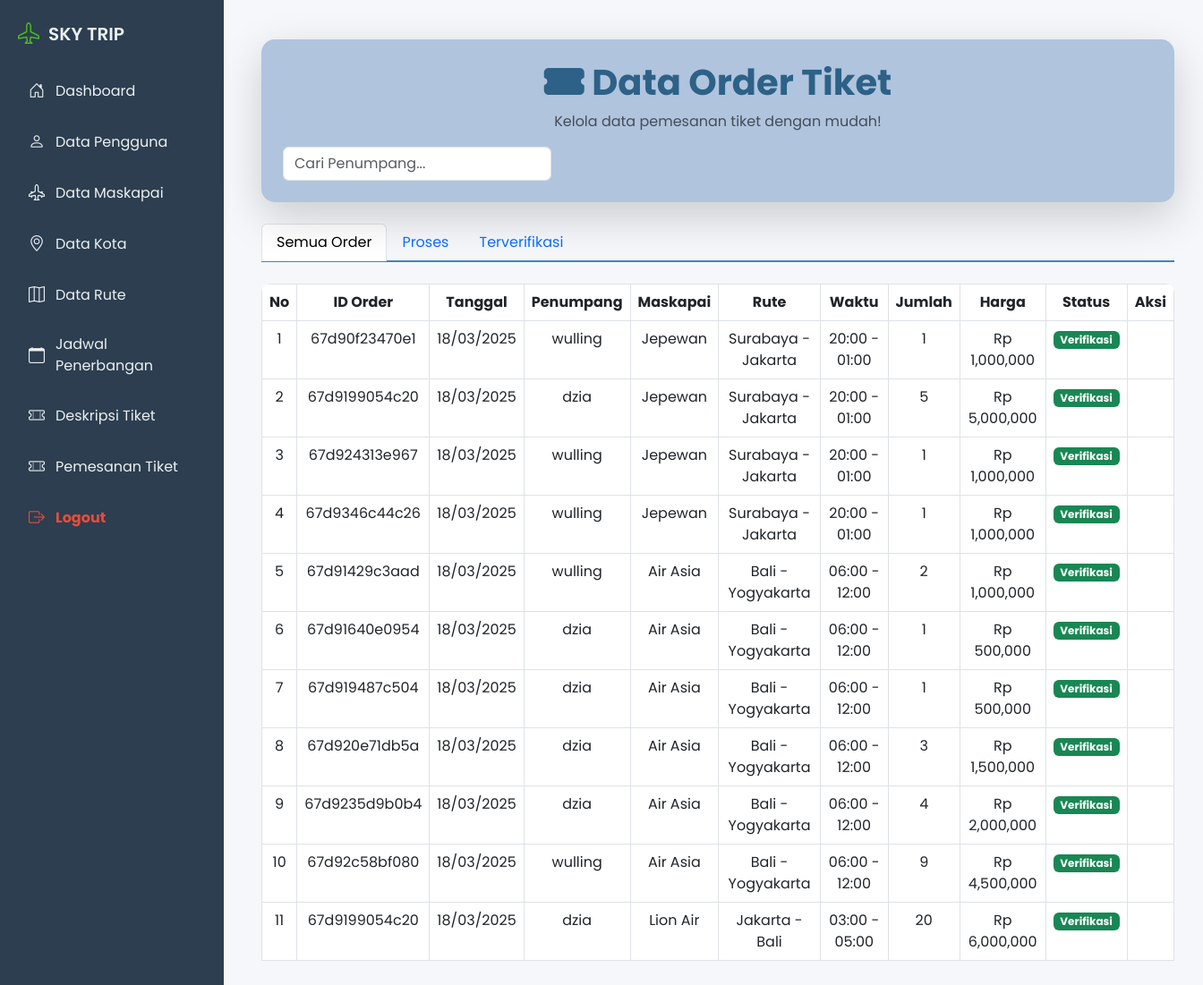
Screenshot of /admin/order/index.php (signed in) with the database file from the repository.
### tables this page shows
CREATE TABLE `order_tiket` (
  `id_order` varchar(20) NOT NULL,
  `tanggal_transaksi` date NOT NULL,
  `struk` varchar(100) NOT NULL,
  `status` enum('verifikasi','proses') DEFAULT NULL
);

CREATE TABLE `user` (
  `id_user` int(11) NOT NULL,
  `username` varchar(100) NOT NULL,
  `email` varchar(100) NOT NULL,
  `password` varchar(255) NOT NULL,
  `roles` enum('Admin','Petugas','Penumpang') NOT NULL
);

CREATE TABLE `maskapai` (
  `id_maskapai` int(11) NOT NULL,
  `logo_maskapai` text DEFAULT NULL,
  `nama_maskapai` varchar(50) NOT NULL
);

CREATE TABLE `rute` (
  `id_rute` int(11) NOT NULL,
  `id_maskapai` int(11) NOT NULL,
  `rute_asal` varchar(100) NOT NULL,
  `rute_tujuan` varchar(100) NOT NULL,
  `tanggal_pergi` date NOT NULL
);

CREATE TABLE `jadwal_penerbangan` (
  `id_jadwal` int(11) NOT NULL,
  `id_rute` int(11) NOT NULL,
  `waktu_berangkat` time NOT NULL,
  `waktu_tiba` time NOT NULL,
  `harga` int(11) NOT NULL,
  `kapasitas_kursi` int(11) DEFAULT NULL
);

CREATE TABLE `order_detail` (
  `id_order_detail` int(11) NOT NULL,
  `id_user` int(11) NOT NULL,
  `id_penerbangan` int(11) NOT NULL,
  `id_order` varchar(20) NOT NULL,
  `jumlah_tiket` int(11) NOT NULL,
  `total_harga` int(11) NOT NULL
);

### admin/order/functions.php (called while the page is built, shortened)
<?php
 require '../../koneksi.php';
 function query($query) {
     global $conn;
     $rows = [];
     $result = mysqli_query($conn, $query);
     while($row = mysqli_fetch_assoc($result)){
         $rows[] = $row;
     }
     return $rows;
 }

### admin/order/index.php (the view, shortened to what this page needs)
<?php
require 'functions.php';
require '../../layouts/sidebar_admin.php';
$active_tab = isset($_GET['tab']) ? $_GET['tab'] : 'all';
$where_clause = "WHERE 1=1";
$query = "SELECT
    ot.id_order,
    ot.tanggal_transaksi,
    ot.status,
    od.jumlah_tiket,
    od.total_harga,
    u.username as nama_penumpang,
    jp.waktu_berangkat,
    jp.waktu_tiba,
    r.rute_asal,
    r.rute_tujuan,
    r.tanggal_pergi,
    m.nama_maskapai,
    m.logo_maskapai
FROM order_tiket ot
INNER JOIN order_detail od ON ot.id_order = od.id_order
INNER JOIN user u ON od.id_user = u.id_user
INNER JOIN jadwal_penerbangan jp ON od.id_penerbangan = jp.id_jadwal
INNER JOIN rute r ON jp.id_rute = r.id_rute
INNER JOIN maskapai m ON r.id_maskapai = m.id_maskapai
$where_clause
ORDER BY ot.tanggal_transaksi DESC";
$orders = query($query);
?>
<!DOCTYPE html>
<html lang="id">
<head>
    <link href="https://cdn.jsdelivr.net/npm/bootstrap@5.3.0/dist/css/bootstrap.min.css" rel="stylesheet">
    <link rel="stylesheet" href="https://cdnjs.cloudflare.com/ajax/libs/font-awesome/6.4.0/css/all.min.css">
</head>
<body>
    <?php include '../../layouts/sidebar_admin.php'; ?>
    <div class="content">
        <div class="container mt-4">
            <div class="card p-4 shadow-lg">
                <h1 class="text-title text-center"><i class="fa fa-ticket-alt"></i> Data Order Tiket</h1>
                <p class="text-center text-muted">Kelola data pemesanan tiket dengan mudah!</p>
                <div class="d-flex justify-content-between">
                    <input type="text" id="search" class="form-control search-box" placeholder="Cari Penumpang...">
                </div>
            </div>
            <ul class="nav nav-tabs mt-4">
                <li class="nav-item">
                    <a class="nav-link <?= $active_tab === 'all' ? 'active' : '' ?>" href="?tab=all">Semua Order</a>
                </li>
                <li class="nav-item">
                    <a class="nav-link <?= $active_tab === 'proses' ? 'active' : '' ?>" href="?tab=proses">Proses</a>
                </li>
                <li class="nav-item">
                    <a class="nav-link <?= $active_tab === 'terverifikasi' ? 'active' : '' ?>" href="?tab=terverifikasi">Terverifikasi</a>
                </li>
            </ul>
            <div class="table-container mt-4">
                <table class="table table-bordered text-center" id="dataTable">
                    <thead>
                        <tr>
                            <th>No</th>
                            <th>ID Order</th>
                            <th>Tanggal</th>
                            <th>Penumpang</th>
                            <th>Maskapai</th>
                            <th>Rute</th>
                            <th>Waktu</th>
                            <th>Jumlah</th>
                            <th>Harga</th>
                            <th>Status</th>
                            <th>Aksi</th>
                        </tr>
                    </thead>
                    <tbody>
                        <?php if (empty($orders)): ?>
                            <tr><td colspan="11" class="text-center">Tidak ada data order</td></tr>
                        <?php else: ?>
                            <?php $no = 1; foreach ($orders as $order): ?>
                                <tr>
                                    <td><?= $no++; ?></td>
                                    <td><?= $order['id_order']; ?></td>
                                    <td><?= date('d/m/Y', strtotime($order['tanggal_transaksi'])); ?></td>
                                    <td><?= $order['nama_penumpang']; ?></td>
                                    <td><?= $order['nama_maskapai']; ?></td>
                                    <td><?= $order['rute_asal']; ?> - <?= $order['rute_tujuan']; ?></td>
                                    <td><?= date('H:i', strtotime($order['waktu_berangkat'])); ?> - <?= date('H:i', strtotime($order['waktu_tiba'])); ?></td>
                                    <td><?= $order['jumlah_tiket']; ?></td>
                                    <td>Rp <?= number_format($order['total_harga']); ?></td>
                                    <td>
                                        <span class="badge bg-<?= $order['status'] === 'proses' ? 'warning' : 'success' ?>">
                                            <?= ucfirst($order['status']); ?>
                                        </span>
                                    </td>
                                    <td>
                                    </td>
                                </tr>
                            <?php endforeach; ?>
                        <?php endif; ?>
                    </tbody>
                </table>
            </div>
        </div>
    </div>
</body>
</html>

### layouts/sidebar_admin.php (style rules this page uses)
* { margin: 0; padding: 0; box-sizing: border-box; font-family: 'Poppins', sans-serif; }
body { display: flex; min-height: 100vh; background-color: #f5f7fa; }
.content { margin-left: 260px; padding: 20px; flex: 1; }

### admin/order/index.php (style rules this page uses)
body { background-color: #f0f8ff; font-family: 'Poppins', sans-serif; }
.content { margin-left: 260px; padding: 20px; }
.card { background-color: #b0c4de; border-radius: 15px; border: none; padding: 20px; }
.text-title { color: #2d6187; font-weight: bold; }
.table-container { margin-top: 20px; border-radius: 10px; overflow: hidden; }
th { background-color: #4682b4; color: white; padding: 12px; }
td { padding: 10px; text-align: center; }
.nav-tabs { border-bottom: 2px solid #4682b4; }
.nav-link.active { background-color: #4682b4; color: white; }
.badge { font-weight: bold; }
.badge.bg-success { background-color: #28a745; }
.search-box { width: 100%; max-width: 300px; }

### rows the page displays
order_tiket: id_order "67d90f23470e1", tanggal_transaksi "18/03/2025", user.username "wulling", maskapai.nama_maskapai "Jepewan", rute.rute_asal "Surabaya", rute.rute_tujuan "Jakarta", jadwal_penerbangan.waktu_berangkat "20:00", jadwal_penerbangan.waktu_tiba "01:00", order_detail.jumlah_tiket "1", order_detail.total_harga "1,000,000", status "Verifikasi"
order_tiket: id_order "67d9199054c20", tanggal_transaksi "18/03/2025", user.username "dzia", maskapai.nama_maskapai "Jepewan", rute.rute_asal "Surabaya", rute.rute_tujuan "Jakarta", jadwal_penerbangan.waktu_berangkat "20:00", jadwal_penerbangan.waktu_tiba "01:00", order_detail.jumlah_tiket "5", order_detail.total_harga "5,000,000", status "Verifikasi", maskapai.nama_maskapai "Lion Air", rute.rute_asal "Jakarta", rute.rute_tujuan "Bali", jadwal_penerbangan.waktu_berangkat "03:00", jadwal_penerbangan.waktu_tiba "05:00", order_detail.jumlah_tiket "20", order_detail.total_harga "6,000,000"
order_tiket: id_order "67d924313e967", tanggal_transaksi "18/03/2025", user.username "wulling", maskapai.nama_maskapai "Jepewan", rute.rute_asal "Surabaya", rute.rute_tujuan "Jakarta", jadwal_penerbangan.waktu_berangkat "20:00", jadwal_penerbangan.waktu_tiba "01:00", order_detail.jumlah_tiket "1", order_detail.total_harga "1,000,000", status "Verifikasi"
order_tiket: id_order "67d9346c44c26", tanggal_transaksi "18/03/2025", user.username "wulling", maskapai.nama_maskapai "Jepewan", rute.rute_asal "Surabaya", rute.rute_tujuan "Jakarta", jadwal_penerbangan.waktu_berangkat "20:00", jadwal_penerbangan.waktu_tiba "01:00", order_detail.jumlah_tiket "1", order_detail.total_harga "1,000,000", status "Verifikasi"
order_tiket: id_order "67d91429c3aad", tanggal_transaksi "18/03/2025", user.username "wulling", maskapai.nama_maskapai "Air Asia", rute.rute_asal "Bali", rute.rute_tujuan "Yogyakarta", jadwal_penerbangan.waktu_berangkat "06:00", jadwal_penerbangan.waktu_tiba "12:00", order_detail.jumlah_tiket "2", order_detail.total_harga "1,000,000", status "Verifikasi"
order_tiket: id_order "67d91640e0954", tanggal_transaksi "18/03/2025", user.username "dzia", maskapai.nama_maskapai "Air Asia", rute.rute_asal "Bali", rute.rute_tujuan "Yogyakarta", jadwal_penerbangan.waktu_berangkat "06:00", jadwal_penerbangan.waktu_tiba "12:00", order_detail.jumlah_tiket "1", order_detail.total_harga "500,000", status "Verifikasi"
order_tiket: id_order "67d919487c504", tanggal_transaksi "18/03/2025", user.username "dzia", maskapai.nama_maskapai "Air Asia", rute.rute_asal "Bali", rute.rute_tujuan "Yogyakarta", jadwal_penerbangan.waktu_berangkat "06:00", jadwal_penerbangan.waktu_tiba "12:00", order_detail.jumlah_tiket "1", order_detail.total_harga "500,000", status "Verifikasi"
order_tiket: id_order "67d920e71db5a", tanggal_transaksi "18/03/2025", user.username "dzia", maskapai.nama_maskapai "Air Asia", rute.rute_asal "Bali", rute.rute_tujuan "Yogyakarta", jadwal_penerbangan.waktu_berangkat "06:00", jadwal_penerbangan.waktu_tiba "12:00", order_detail.jumlah_tiket "3", order_detail.total_harga "1,500,000", status "Verifikasi"
order_tiket: id_order "67d9235d9b0b4", tanggal_transaksi "18/03/2025", user.username "dzia", maskapai.nama_maskapai "Air Asia", rute.rute_asal "Bali", rute.rute_tujuan "Yogyakarta", jadwal_penerbangan.waktu_berangkat "06:00", jadwal_penerbangan.waktu_tiba "12:00", order_detail.jumlah_tiket "4", order_detail.total_harga "2,000,000", status "Verifikasi"
order_tiket: id_order "67d92c58bf080", tanggal_transaksi "18/03/2025", user.username "wulling", maskapai.nama_maskapai "Air Asia", rute.rute_asal "Bali", rute.rute_tujuan "Yogyakarta", jadwal_penerbangan.waktu_berangkat "06:00", jadwal_penerbangan.waktu_tiba "12:00", order_detail.jumlah_tiket "9", order_detail.total_harga "4,500,000", status "Verifikasi"
